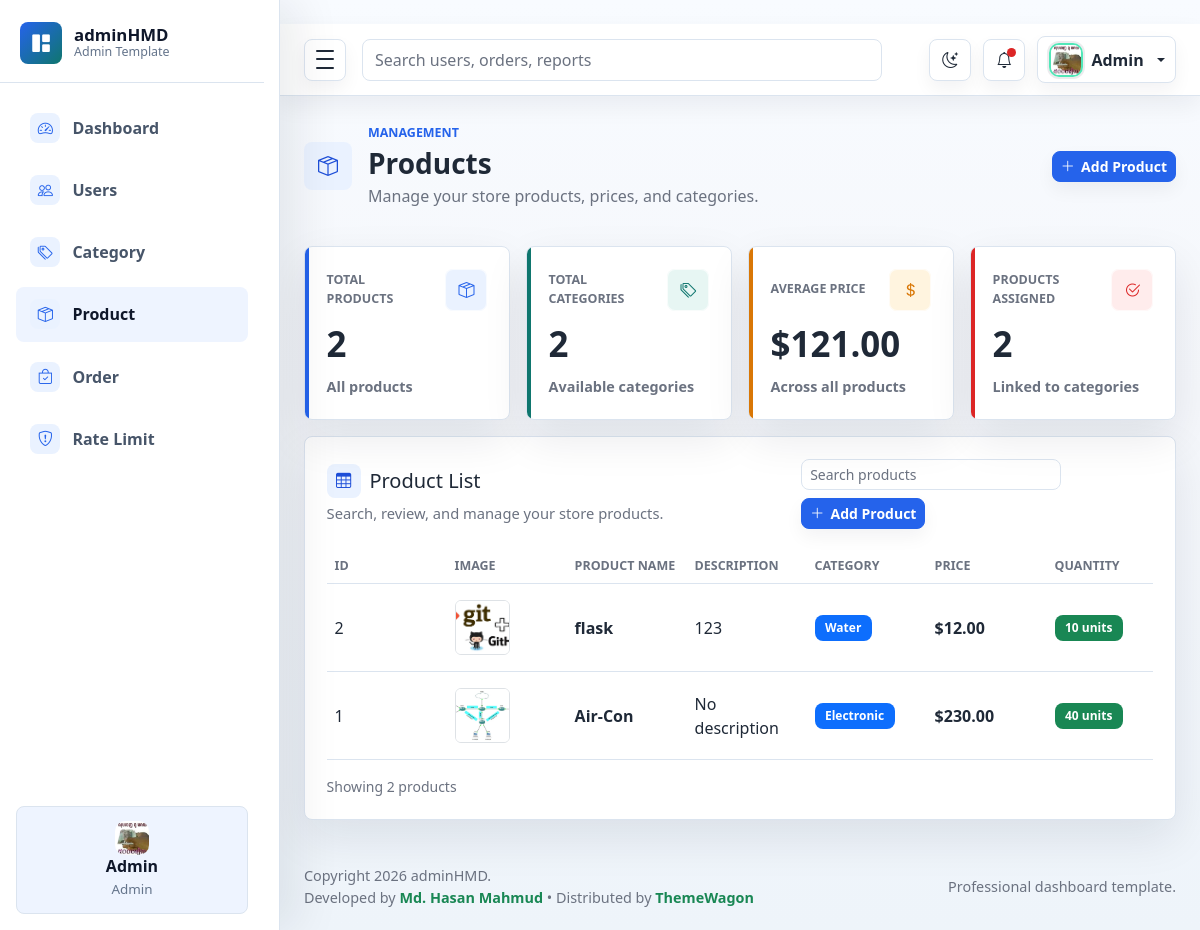
/admin/product (signed in), run on the app's committed database.
### models/product.py (models this page shows)
class Product(db.Model):
    id = db.Column(db.Integer, primary_key=True)
    name = db.Column(db.String(80), nullable=False)
    description = db.Column(db.String(255))
    price = db.Column(db.Float, nullable=False)
    qty = db.Column(db.Integer, nullable=False, default=0)
    image = db.Column(db.String(255), nullable=True)
    category_id = db.Column(db.Integer, db.ForeignKey('category.id'), nullable=False)

### models/category.py (models this page shows)
class Category(db.Model):
    id = db.Column(db.Integer, primary_key=True)
    name = db.Column(db.String(80), nullable=False)
    description = db.Column(db.String(255))
    products = db.relationship('Product', backref='category', lazy=True)

### admin/product.py (the view)
@admin_bp.get('/product')
@login_required
@limiter.limit("10 per minute")
def products():
    products = db.session.query(
        Product,
        Category.name.label('category_name')
    ).join(
        Category,
        Product.category_id == Category.id
    ).order_by(Product.id.desc()).all()
    product_list = [
        {
            'id': product.id,
            'name': product.name,
            'description': product.description,
            'price': product.price,
            'qty': product.qty,
            'image': product.image,
            'category_name': category_name
        }
        for product, category_name in products
    ]
    total_products = Product.query.count()
    total_categories = Category.query.count()
    average_price = db.session.query(
        db.func.avg(Product.price)
    ).scalar() or 0
    categorized_products = Product.query.filter(
        Product.category_id.isnot(None)
    ).count()
    return render_template(
        'admin/product/product.html',
        products=product_list,
        total_products=total_products,
        total_categories=total_categories,
        average_price=average_price,
        categorized_products=categorized_products,
        module='product'
    )

### templates/admin/product/product.html (shortened to what this page needs)
{% extends 'admin/master.html' %}
{% block content %}
<main class="dashboard-content">
    <div class="container-fluid px-3 px-lg-4 py-4">
        <div class="page-heading">
            <div class="page-heading-copy">
                    <span class="page-icon">
                        <i class="bi bi-box-seam" aria-hidden="true"></i>
                    </span>
                <div>
                    <p class="eyebrow mb-1">Management</p>
                    <h1 class="h3 mb-1">Products</h1>
                    <p class="text-muted mb-0">Manage your store products, prices, and categories.</p>
                </div>
            </div>
            <div class="heading-actions">
                <a class="btn btn-primary btn-sm"
                   href="{{ url_for('admin_bp.add_product') }}">
                    <i class="bi bi-plus-lg" aria-hidden="true"></i> Add Product
                </a>
            </div>
        </div>
        <section class="row g-3 mt-1" aria-label="Product summary">
            <div class="col-12 col-sm-6 col-xl-3">
                <article class="metric-card metric-primary">
                    <div class="metric-top">
                        <span class="metric-label">Total Products</span>
                        <span class="metric-icon">
                                <i class="bi bi-box-seam" aria-hidden="true"></i>
                            </span>
                    </div>
                    <div class="metric-value">{{ total_products }}</div>
                    <div class="metric-meta">
                        <span>All products</span>
                    </div>
                </article>
            </div>
            <div class="col-12 col-sm-6 col-xl-3">
                <article class="metric-card metric-success">
                    <div class="metric-top">
                        <span class="metric-label">Total Categories</span>
                        <span class="metric-icon">
                                <i class="bi bi-tags" aria-hidden="true"></i>
                            </span>
                    </div>
                    <div class="metric-value">{{ total_categories }}</div>
                    <div class="metric-meta">
                        <span>Available categories</span>
                    </div>
                </article>
            </div>
            <div class="col-12 col-sm-6 col-xl-3">
                <article class="metric-card metric-warning">
                    <div class="metric-top">
                        <span class="metric-label">Average Price</span>
                        <span class="metric-icon">
                                <i class="bi bi-currency-dollar" aria-hidden="true"></i>
                            </span>
                    </div>
                    <div class="metric-value">${{ "%.2f"|format(average_price) }}</div>
                    <div class="metric-meta">
                        <span>Across all products</span>
                    </div>
                </article>
            </div>
            <div class="col-12 col-sm-6 col-xl-3">
                <article class="metric-card metric-danger">
                    <div class="metric-top">
                        <span class="metric-label">Products Assigned</span>
                        <span class="metric-icon">
                                <i class="bi bi-check2-circle" aria-hidden="true"></i>
                            </span>
                    </div>
                    <div class="metric-value">{{ categorized_products }}</div>
                    <div class="metric-meta">
                        <span>Linked to categories</span>
                    </div>
                </article>
            </div>
        </section>
        <section class="panel mt-3">
            <div class="panel-header">
                <div>
                    <h2 class="h5 mb-1 section-title">
                        <i class="bi bi-table" aria-hidden="true"></i>
                        <span>Product List</span>
                    </h2>
                    <p class="text-muted mb-0">
                        Search, review, and manage your store products.
                    </p>
                </div>
                <div class="d-flex flex-wrap gap-2">
                    <input
                            class="form-control form-control-sm table-search"
                            type="search"
                            placeholder="Search products"
                            data-table-search="productsTable"
                            aria-label="Search products">
                    <a class="btn btn-primary btn-sm"
                       href="{{ url_for('admin_bp.add_product') }}">
                        <i class="bi bi-plus-lg" aria-hidden="true"></i>
                        Add Product
                    </a>
                </div>
            </div>
            <div class="table-responsive">
                <table class="table align-middle mb-0"
                       id="productsTable"
                       data-searchable-table>
                    <thead>
                    <tr>
                        <th scope="col">ID</th>
                        <th scope="col">Image</th>
                        <th scope="col">Product Name</th>
                        <th scope="col">Description</th>
                        <th scope="col">Category</th>
                        <th scope="col">Price</th>
                        <th scope="col">Quantity</th>
                    </tr>
                    </thead>
                    <tbody>
                    {% for product in products %}
                    <tr>
                        <td>{{ product.id }}</td>
                        <td>
                            {% if product.image %}
                            <img
                                    src="{{ url_for('static', filename='uploads/products/' ~ product.image) }}"
                                    alt="{{ product.name }}"
                                    class="rounded border"
                                    width="55"
                                    height="55"
                                    style="object-fit: cover;"
                            >
                            {% else %}
                            <div class="rounded border d-flex align-items-center justify-content-center text-muted"
                                 style="width: 55px; height: 55px;">
                                <i class="bi bi-image fs-4" aria-hidden="true"></i>
                            </div>
                            {% endif %}
                        </td>
                        <td>
                                    <span class="fw-semibold">
                                        {{ product.name }}
                                    </span>
                        </td>
                        <td>
                            {{ product.description or 'No description' }}
                        </td>
                        <td>
                                    <span class="badge bg-primary">
                                        {{ product.category_name }}
                                    </span>
                        </td>
                        <td class="fw-semibold">
                            ${{ "%.2f"|format(product.price) }}
                        </td>
                        <td>
                            {% if product.qty <= 0 %}
                            <span class="badge bg-danger">Out of Stock</span>
                            {% elif product.qty <= 5 %}
                            <span class="badge bg-warning text-dark">
                                Low Stock ({{ product.qty }})
                            </span>
                            {% else %}
                            <span class="badge bg-success">
                                {{ product.qty }} units
                            </span>
                            {% endif %}
                        </td>
                    </tr>
                    {% endfor %}
                    </tbody>
                </table>
            </div>
            <div class="d-flex flex-column flex-sm-row align-items-sm-center justify-content-between gap-3 mt-3">
                <p class="text-muted small mb-0">
                    Showing {{ products|length }} products
                </p>
            </div>
        </section>
    </div>
</main>
{% endblock %}

### data on the page
Product: id "2", image (picture), name "flask", description "123", category_name "Water", price "12.00", qty "10"
Product: id "1", image (picture), name "Air-Con", description "No description", category_name "Electronic", price "230.00", qty "40"

### other printed values
{{ session.get('username', 'User') }} "Admin"
{{ session.get('role', 'User')|capitalize }} "Admin"
{{ total_products }} "2"
{{ total_categories }} "2"
{{ "%.2f"|format(average_price) }} "121.00"
{{ categorized_products }} "2"
{{ products|length }} "2"
